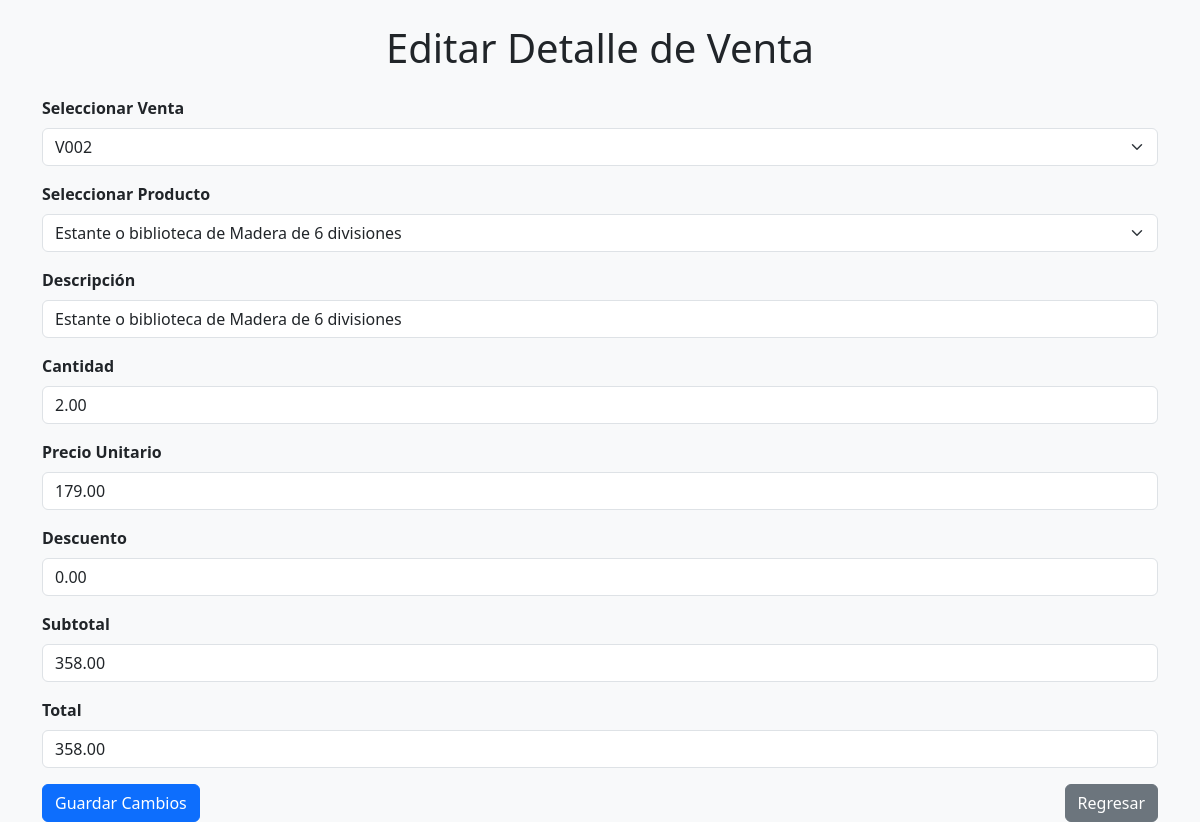
Page /admin/sistema_ventas/detalle_venta/Vista_Editar.php?detalle_id=3 on the committed database.
### tables this page shows
CREATE TABLE `detalle_venta` (
  `detalle_id` int(11) NOT NULL,
  `venta_id` int(11) NOT NULL,
  `producto_id` int(11) NOT NULL,
  `producto_nombre` varchar(100) DEFAULT NULL,
  `cantidad` decimal(10,2) DEFAULT NULL,
  `precio_unitario` decimal(10,2) DEFAULT NULL,
  `subtotal` decimal(10,2) DEFAULT NULL,
  `descuento` decimal(10,2) DEFAULT NULL,
  `total` decimal(10,2) DEFAULT NULL
);

CREATE TABLE `venta` (
  `venta_id` int(11) NOT NULL,
  `venta_codigo` varchar(200) NOT NULL,
  `venta_fecha` date NOT NULL,
  `venta_hora` varchar(17) DEFAULT NULL,
  `venta_total` decimal(10,2) DEFAULT NULL,
  `venta_pagado` decimal(10,2) DEFAULT NULL,
  `venta_cambio` decimal(10,2) DEFAULT NULL,
  `usuario_id` int(11) DEFAULT NULL,
  `cliente_id` int(11) DEFAULT NULL,
  `tipo` varchar(255) DEFAULT NULL
);

CREATE TABLE `producto` (
  `producto_id` int(11) NOT NULL,
  `producto_codigo` varchar(77) NOT NULL,
  `producto_nombre` varchar(100) NOT NULL,
  `producto_precio_compra` decimal(10,2) DEFAULT NULL,
  `producto_stock` int(11) DEFAULT NULL,
  `producto_precio_venta` decimal(10,2) DEFAULT NULL,
  `producto_marca` varchar(45) DEFAULT NULL,
  `producto_modelo` varchar(35) DEFAULT NULL,
  `producto_estado` varchar(50) DEFAULT NULL,
  `producto_foto` varchar(500) DEFAULT NULL,
  `servicio_id` int(11) DEFAULT NULL,
  `categoria_id` int(11) DEFAULT NULL,
  `producto_color` varchar(50) DEFAULT NULL,
  `fecha_ingreso` date DEFAULT NULL
);

### admin/sistema_ventas/detalle_venta/Vista_Editar.php (the view, shortened to what this page needs)
<?php
include "config/conexion.php";
$detalle_id = $_REQUEST['detalle_id'] ?? null;
if ($detalle_id) {
    $sql = "SELECT * FROM detalle_venta WHERE detalle_id = ?";
    $stmt = $conexion->prepare($sql);
    $stmt->bind_param("i", $detalle_id);
    $stmt->execute();
    $resultado = $stmt->get_result();
    $fila = $resultado->fetch_assoc();
    $ventas_query = "SELECT venta_id, venta_codigo FROM venta";
    $ventas_resultado = $conexion->query($ventas_query);
    $productos_query = "SELECT producto_id, producto_nombre FROM producto";
    $productos_resultado = $conexion->query($productos_query);
} else {
    echo "No se ha seleccionado ningún detalle.";
    exit;
}
?>
<!DOCTYPE html>
<html lang="es">
<head>
    <link href="https://cdn.jsdelivr.net/npm/bootstrap@5.3.3/dist/css/bootstrap.min.css" rel="stylesheet">
</head>
<body class="bg-light">
    <div class="container mt-4">
        <h1 class="text-center mb-4">Editar Detalle de Venta</h1>
        <form action="ActualizarDetalle.php" method="POST">
            <div class="mb-3">
                <label class="form-label fw-bold">Seleccionar Venta</label>
                <select class="form-select" name="venta_id" required>
                    <?php while ($venta = $ventas_resultado->fetch_assoc()) { ?>
                        <option value="<?php echo $venta['venta_id']; ?>" <?php if ($venta['venta_id'] == $fila['venta_id']) echo 'selected'; ?>>
                            <?php echo htmlspecialchars($venta['venta_codigo']); ?>
                        </option>
                    <?php } ?>
                </select>
            </div>
            <div class="mb-3">
                <label class="form-label fw-bold">Seleccionar Producto</label>
                <select class="form-select" id="producto_id" name="producto_id" required>
                    <?php while ($producto = $productos_resultado->fetch_assoc()) { ?>
                        <option value="<?php echo $producto['producto_id']; ?>" <?php if ($producto['producto_id'] == $fila['producto_id']) echo 'selected'; ?>>
                            <?php echo htmlspecialchars($producto['producto_nombre']); ?>
                        </option>
                    <?php } ?>
                </select>
            </div>
            <div class="mb-3">
                <label class="form-label fw-bold">Descripción</label>
                <input type="text" class="form-control" name="producto_nombre" value="<?php echo htmlspecialchars($fila['producto_nombre']); ?>" required>
            </div>
            <div class="mb-3">
                <label class="form-label fw-bold">Cantidad</label>
                <input type="number" class="form-control" id="cantidad" name="cantidad" value="<?php echo $fila['cantidad']; ?>" required oninput="calcularValores()">
            </div>
            <div class="mb-3">
                <label class="form-label fw-bold">Precio Unitario</label>
                <input type="number" class="form-control" id="precio_unitario" name="precio_unitario" value="<?php echo $fila['precio_unitario']; ?>" step="0.01" required oninput="calcularValores()">
            </div>
            <div class="mb-3">
                <label class="form-label fw-bold">Descuento</label>
                <input type="number" class="form-control" id="descuento" name="descuento" value="<?php echo $fila['descuento']; ?>" step="0.01" oninput="calcularValores()">
            </div>
            <div class="mb-3">
                <label class="form-label fw-bold">Subtotal</label>
                <input type="number" class="form-control" id="subtotal" name="subtotal" value="<?php echo $fila['subtotal']; ?>" readonly>
            </div>
            <div class="mb-3">
                <label class="form-label fw-bold">Total</label>
                <input type="number" class="form-control" id="total" name="total" value="<?php echo $fila['total']; ?>" readonly>
            </div>
            <div class="d-flex justify-content-between mt-3">
                <button type="submit" class="btn btn-primary">Guardar Cambios</button>
                <a href="index.php" class="btn btn-secondary">Regresar</a>
            </div>
        </form>
    </div>
</body>
</html>

### rows in the picture
detalle_venta: venta_id "V002", producto_id "Estante o biblioteca de Madera de 6 divisiones", producto_nombre "Estante o biblioteca de Madera de 6 divisiones", cantidad "2.00", precio_unitario "179.00", descuento "0.00", subtotal "358.00", total "358.00"
